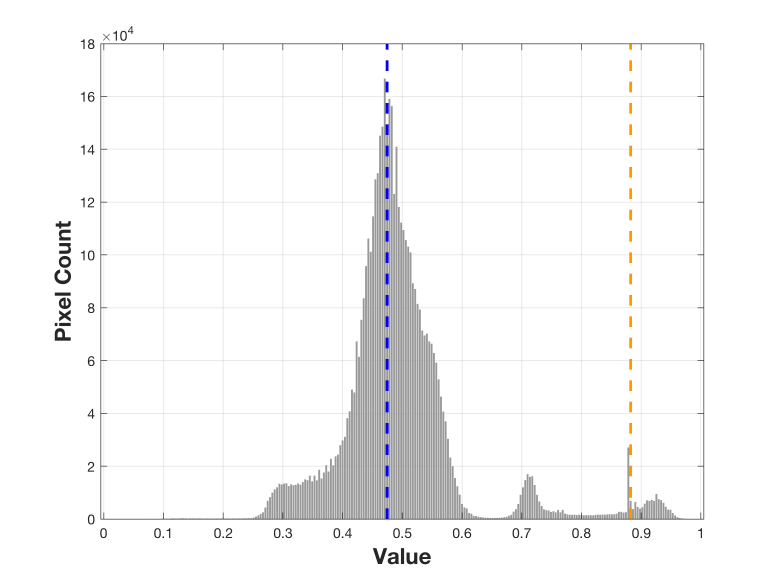
%> input picture Plot/Histogram.png, 2333 x 1750 px, given in place of 1.JPG, which was not available (shown at 1/3 size)
$ octave test.m   (GNU Octave 9; MATLAB toolbox functions it lacks are replaced by stand-ins)
%> lines starting %> are read from the running program, lines starting %| are printed output that depends on the picture; pictures that were not available may be replaced by others from this repository, and a replacement may not be noted
close all;
img = im2double(imread('1.JPG'));
img = img(:, 134:666, :);
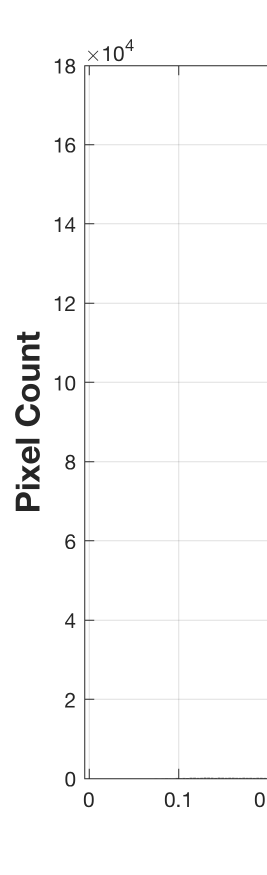
%> img: size 1750x533x3 double (shown at 1/2 size); min 0.149, max 1, mean 0.983
img_ = imrotate(img, -90);
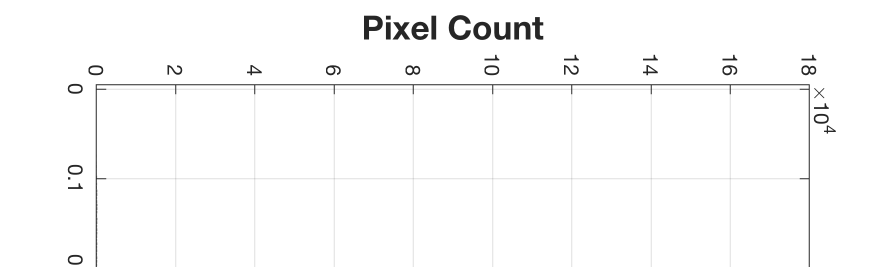
%> img_: size 533x1750x3 double (shown at 1/2 size); min 0.149, max 1, mean 0.983; mean of the top-left, top-right, bottom-left and bottom-right quarters 0.975, 0.969, 0.993, 0.996

C = zeros([1333 1333 3]);
%> (the run ends here)

$ run again, on Plot/Cdf.png
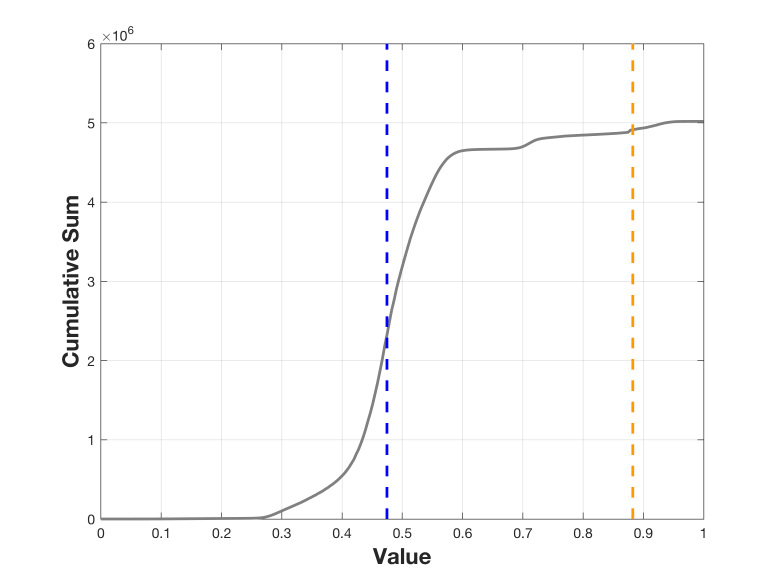
%> input picture Plot/Cdf.png, 2333 x 1750 px, given in place of 1.JPG, which was not available (shown at 1/3 size)
%> `img = img(:, 134:666, :);`:
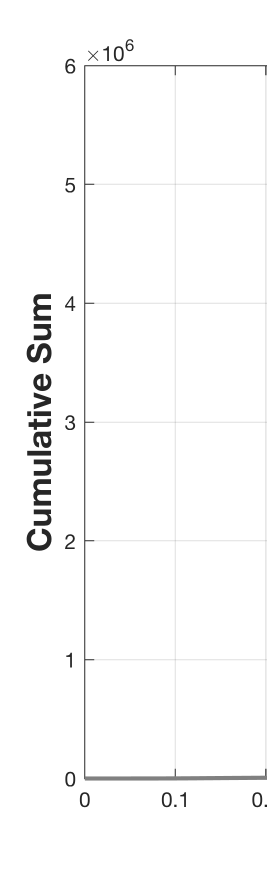
%> img: size 1750x533x3 double (shown at 1/2 size); min 0.149, max 1, mean 0.982
%> `img_ = imrotate(img, -90);`:
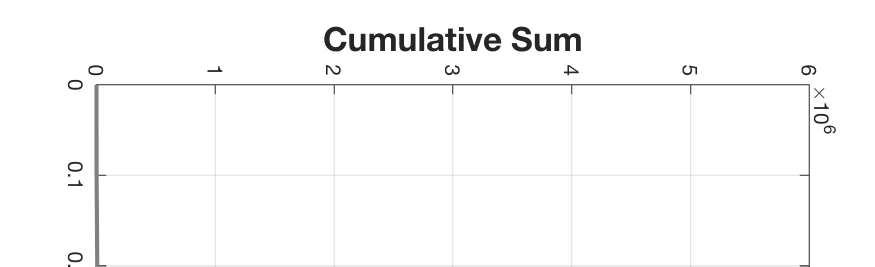
%> img_: size 533x1750x3 double (shown at 1/2 size); min 0.149, max 1, mean 0.982; mean of the top-left, top-right, bottom-left and bottom-right quarters 0.973, 0.967, 0.991, 0.995
